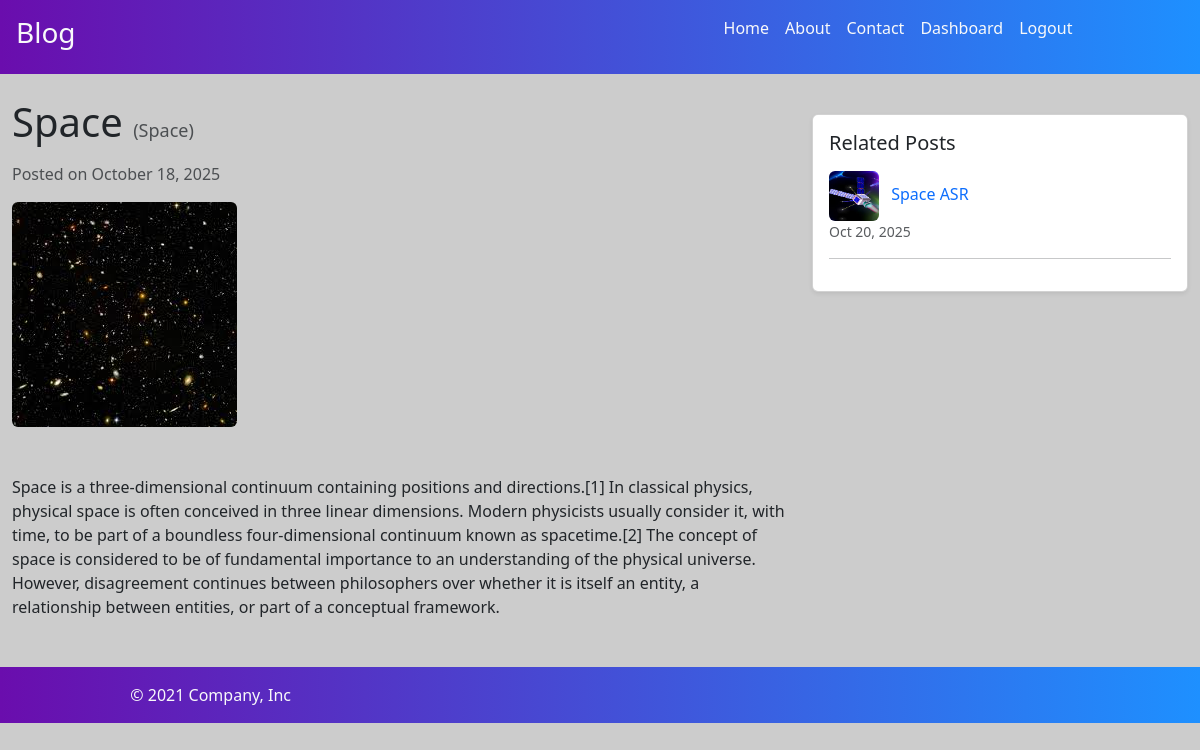
The page /post/space (signed in) on the database its author committed.
### blog/models.py (models this page shows, shortened)
class Post(models.Model):
    title = models.CharField(max_length=100)
    content = models.TextField()
    img_url = models.ImageField(null=True, upload_to="posts/images")
    created_at = models.DateTimeField(auto_now_add=True)
    slug = models.SlugField(unique=True, null=True, blank=True)
    category = models.ForeignKey(Category, on_delete=models.CASCADE)
    user = models.ForeignKey(User, on_delete=models.CASCADE, null=True)
    is_published = models.BooleanField(default=False)

class Category(models.Model):
    name = models.CharField(max_length=100)

### blog/views.py (the view)
# urls.py: path("post/<str:slug>", views.detail, name="detail"),
def detail(request, slug):
    if request.user and not request.user.has_perm('blog_view_post'):
        messages.error(request, 'You have no permisson to view any posts')
        return redirect('blog:index')
    try:
        post = Post.objects.get(slug=slug, is_published=True)
        related_posts = Post.objects.filter(category=post.category).exclude(pk=post.id)[:3]
    except Post.DoesNotExist:
        raise Http404("Post does not exist!")
    return render(request, 'blog/detail.html', {'post': post, 'related_posts': related_posts})

### blog/templates/blog/detail.html
{% extends 'blog/base.html' %}
{% block content %}
<div class="container-fluid mt-4">
    <div class="row">
        <div class="col-lg-8">
            <h1 class="mb-3">
                {{ post.title }}
                <small class="text-muted" style="font-size: 18px;">({{ post.category.name }})</small>
            </h1>
            <p class="text-muted">
                Posted on {{ post.created_at|date:"F j, Y" }}
            </p>
            {% if post.img_url %}
                <img src="{{ post.img_url.url }}" class="img-fluid rounded mb-4" alt="{{ post.title }}">
            {% endif %}
            <div class="post-content mb-5" style="white-space: pre-line;">
                {{ post.content }}
            </div>
        </div>
        <div class="col-lg-4">
            <div class="card shadow-sm mt-3">
                <div class="card-body">
                    <h5 class="card-title mb-3">Related Posts</h5>
                    {% if related_posts %}
                        <ul class="list-unstyled">
                            {% for related_post in related_posts %}
                                <li class="mb-2">
                                    <a href="{% url 'blog:detail' slug=related_post.slug %}" class="text-decoration-none">
                                        {% if related_post.img_url %}
                                            <img src="{{ related_post.img_url.url }}" alt="{{ related_post.title }}"
                                                 class="me-2 rounded" style="width: 50px; height: 50px; object-fit: cover;">
                                        {% endif %}
                                        {{ related_post.title }}
                                    </a>
                                    <p class="text-muted small mb-0">{{ related_post.created_at|date:"M d, Y" }}</p>
                                </li>
                                <hr>
                            {% endfor %}
                        </ul>
                    {% else %}
                        <p class="text-muted">No related posts available.</p>
                    {% endif %}
                </div>
            </div>
        </div>
    </div>
</div>
{% endblock %}

### blog/static/blog/style.css (style rules this page uses)
body { background-color: #cccccc; }

### rows shown on the page
Post: title "Space", category.name "Space", created_at "October 18, 2025", img_url (picture), content "Space is a three-dimensional continuum containing positions and directions.[1] In classical physics, physical space is often conceived in three linear dimensions. Modern physicists usually consider it, with time, to be part of a boundless four-dimensional continuum known as spacetime.[2] The concept of space is considered to be of fundamental importance to an understanding of the physical universe. However, disagreement continues between philosophers over whether it is itself an entity, a relationship between entities, or part of a conceptual framework."
Post: img_url (picture), title "Space ASR", created_at "Oct 20, 2025"
